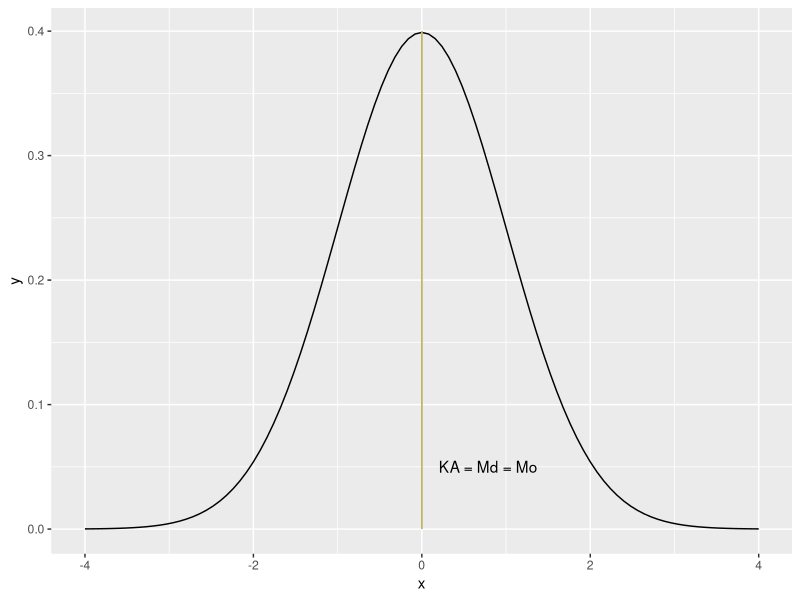
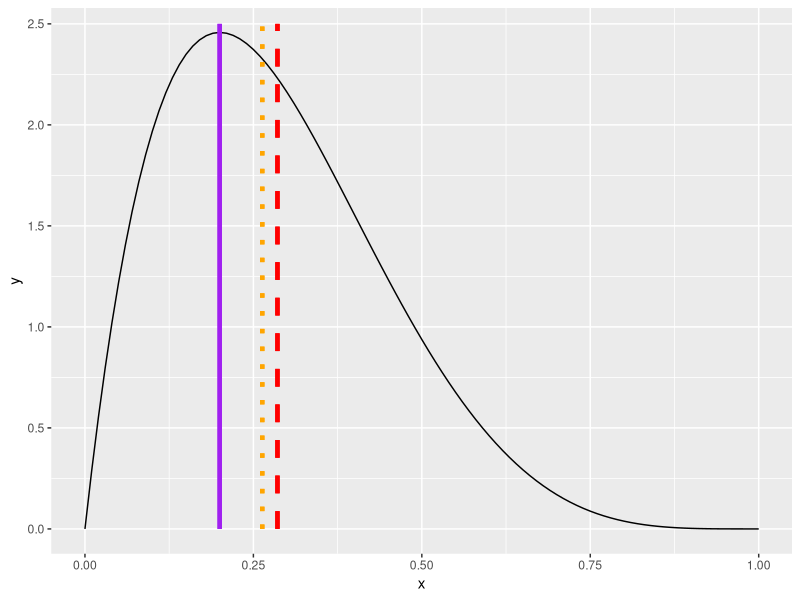
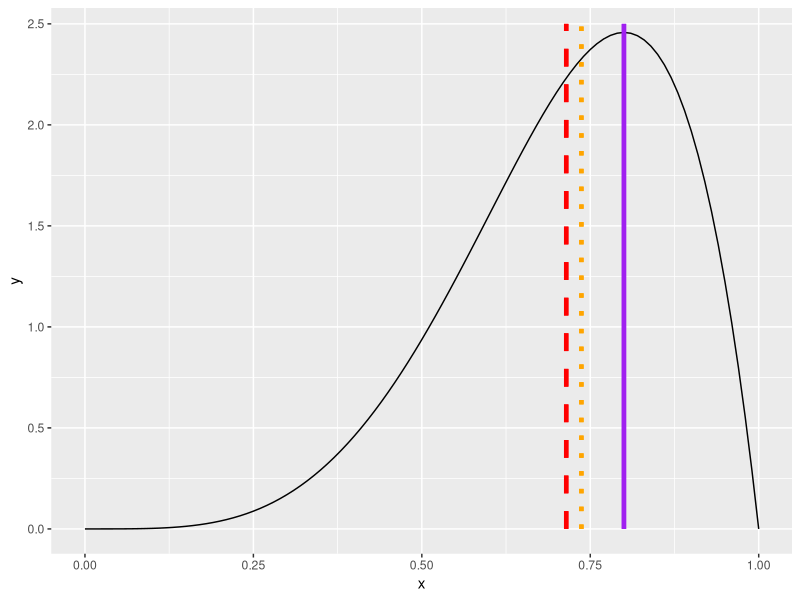

Generate these figures, in order, with R:
## ---- chunk 1
#| label: fig-normaalijakauma
#| fig-cap: "Normaalijakauma. Keskiarvo, mediaani ja moodi ovat kaikki samoja, eli nolla."
#| echo: false
library("ggplot2")

ggplot(
  data.frame(x = c(-4, 4)),
  aes(x = x)) + 
  stat_function(fun = dnorm) +
  geom_segment(
    x = 0,
    y = 0,
    xend = 0,
    yend = 0.4,
    col = "#c5b568"
  ) + 
  annotate(
    "text",
    x = 0.2,
    y = 0.05,
    label = "KA = Md = Mo",
    angle = 0,
    hjust = 0
  )
## ---- chunk 2
#| label: fig-gamma-ja-beta
#| fig-cap: "Kaksi jakaumaa, jotka nojaavat eri suuntiin. Keskiarvo on merkitty punaisella katkoviivalla, mediaani oranssilla pisteviivalla, ja moodi lilalla viivalla."
#| fig-subcap: 
#| - "Betajakauma, alfa = 2 ja beta = 5"
#| - "Betajakauma, alfa = 5 ja beta = 2"
#| echo: false
#| layout-ncol: 2

library("ggplot2")
alpha1 <- beta2 <- 2
beta1 <- alpha2 <- 5

mean1 <- alpha1 / (alpha1 + beta1)
mean2 <- alpha2 / (alpha2 + beta2)
med1 <- (alpha1 - 1/3) / (alpha1 + beta1 - 2/3)
med2 <- (alpha2 - 1/3) / (alpha2 + beta2 - 2/3)
mode1 <- (alpha1 - 1) / (alpha1 + beta1 - 2)
mode2 <- (alpha2 - 1) / (alpha2 + beta2 - 2)

ggplot(
  data.frame(x = c(0, 1)), aes(x = x)) +
  stat_function(fun = dbeta, args = list(shape1 = alpha1, shape2 = beta1)) + 
  geom_segment(
    x = mean1,
    y = 0,
    xend = mean1,
    yend = 2.5,
    col = "red",
    linetype = "dashed",
    linewidth = 1.5
  ) + 
  geom_segment(
    x = med1,
    y = 0,
    xend = med1,
    yend = 2.5,
    col = "orange",
    linetype = "dotted",
    linewidth = 1.5
  ) + 
  geom_segment(
    x = mode1,
    y = 0,
    xend = mode1,
    yend = 2.5,
    col = "purple",
    linewidth = 1.5
  )

ggplot(
  data.frame(x = c(0, 1)), aes(x = x)) +
  stat_function(fun = dbeta, args = list(shape1 = alpha2, shape2 = beta2)) + 
  geom_segment(
    x = mean2,
    y = 0,
    xend = mean2,
    yend = 2.5,
    col = "red",
    linetype = "dashed",
    linewidth = 1.5
  ) + 
  geom_segment(
    x = med2,
    y = 0,
    xend = med2,
    yend = 2.5,
    col = "orange",
    linetype = "dotted",
    linewidth = 1.5
  ) + 
  geom_segment(
    x = mode2,
    y = 0,
    xend = mode2,
    yend = 2.5,
    col = "purple",
    linewidth = 1.5
  )


